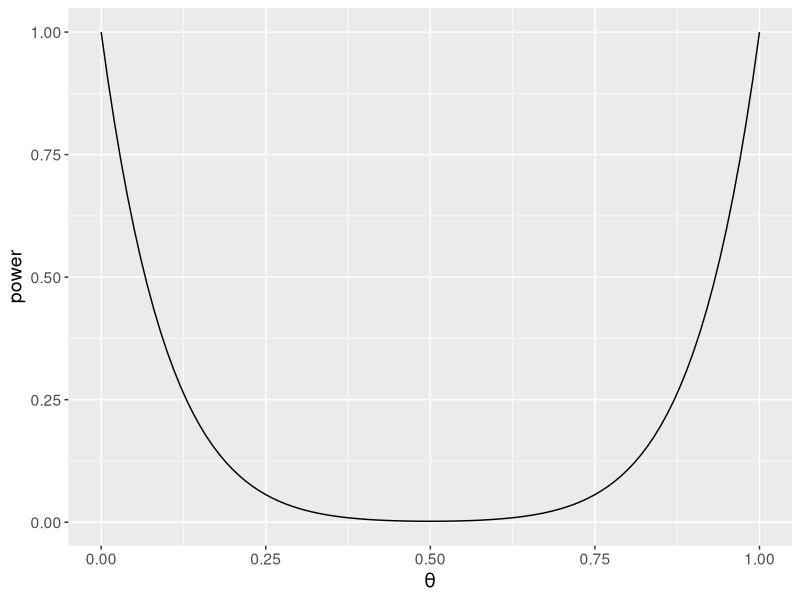
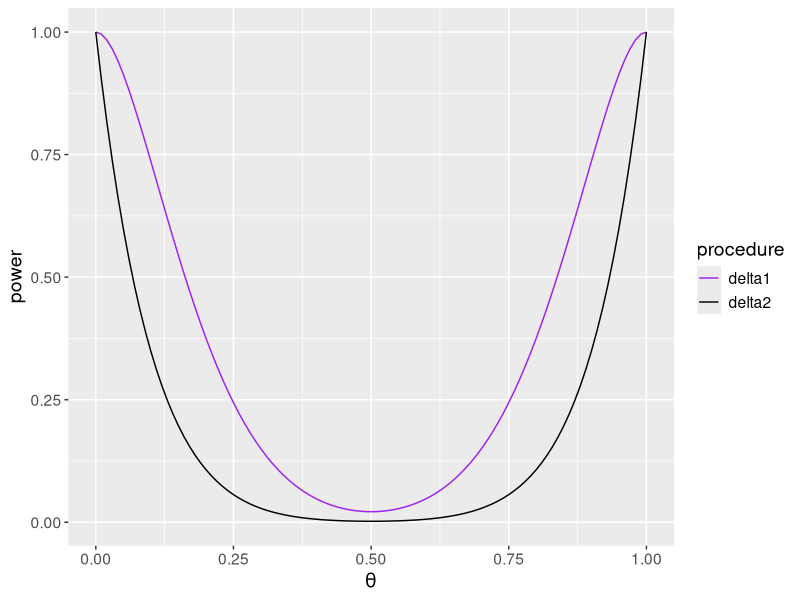

Reproduce these figures in R, in order.
## ---- chunk 1
knitr::opts_chunk$set(echo = TRUE, message = F, warning = F,
                      fig.width = 6, fig.height = 4)
library(tidyverse)
## ---- chunk 2
# theta is possible vector of theta_vals
# n = number of trials
# r_vals = values in rejection region
power_fn <- function(theta, n, r_vals){
  n_theta <- length(theta)
  ret <- rep(NA, n_theta)
  for(i in 1:n_theta){
    ret[i] <- sum(dbinom(r_vals, n, theta[i]))
  }
  return(ret)
}


# create sequence of theta values for plotting purposes
theta_vals <- seq(0, 1, 0.01)
n <- 10
delta2 <- power_fn(theta_vals, n, c(0, 10))
## ---- chunk 3
data.frame(theta = theta_vals, power = delta2) |>
  ggplot(aes(x = theta, y = power)) +
  geom_line()+
  xlab(expression(theta)) +
  theme(text = element_text(size = 14))
## ---- chunk 4
delta1 <- power_fn(theta_vals, n, c(0, 1, 9, 10))
data.frame(theta = theta_vals, delta1, delta2) |>
  pivot_longer(cols = 2:3, names_to = "procedure", values_to = "power") |>
  ggplot(aes(x = theta, y = power, col = procedure)) +
  geom_line() + 
  scale_color_manual(values = c("purple", "black"))+
  xlab(expression(theta)) +
  theme(text = element_text(size = 14))
  
